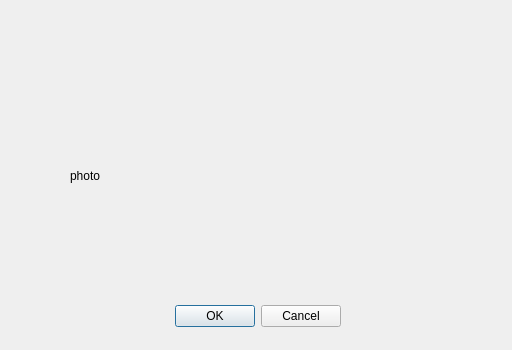
<?xml version="1.0" encoding="UTF-8"?>
<ui version="4.0">
 <class>Dialog</class>
 <widget class="QDialog" name="Dialog">
  <property name="geometry">
   <rect>
    <x>0</x>
    <y>0</y>
    <width>512</width>
    <height>350</height>
   </rect>
  </property>
  <property name="windowTitle">
   <string>Dialog</string>
  </property>
  <widget class="QDialogButtonBox" name="buttonBox">
   <property name="geometry">
    <rect>
     <x>170</x>
     <y>300</y>
     <width>171</width>
     <height>32</height>
    </rect>
   </property>
   <property name="orientation">
    <enum>Qt::Horizontal</enum>
   </property>
   <property name="standardButtons">
    <set>QDialogButtonBox::Cancel|QDialogButtonBox::Ok</set>
   </property>
  </widget>
  <widget class="QLabel" name="Right_people">
   <property name="geometry">
    <rect>
     <x>70</x>
     <y>80</y>
     <width>371</width>
     <height>191</height>
    </rect>
   </property>
   <property name="text">
    <string>photo</string>
   </property>
  </widget>
 </widget>
 <resources/>
 <connections>
  <connection>
   <sender>buttonBox</sender>
   <signal>accepted()</signal>
   <receiver>Dialog</receiver>
   <slot>accept()</slot>
   <hints>
    <hint type="sourcelabel">
     <x>248</x>
     <y>254</y>
    </hint>
    <hint type="destinationlabel">
     <x>157</x>
     <y>274</y>
    </hint>
   </hints>
  </connection>
  <connection>
   <sender>buttonBox</sender>
   <signal>rejected()</signal>
   <receiver>Dialog</receiver>
   <slot>reject()</slot>
   <hints>
    <hint type="sourcelabel">
     <x>316</x>
     <y>260</y>
    </hint>
    <hint type="destinationlabel">
     <x>286</x>
     <y>274</y>
    </hint>
   </hints>
  </connection>
 </connections>
</ui>
